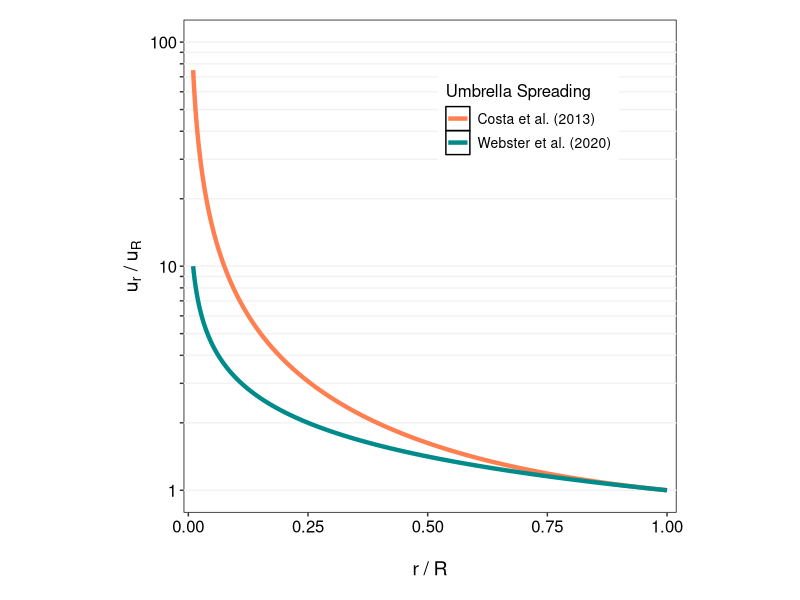

Recreate this plot in R.
# Script to plot Fig03 in main text, Costa versus Webster spreading
# Please note that some post editing of the plot was then carried out in
# Adobe illustrator to ensure the spacing and legends were legible

# Author: Hannah Buckland
# Date: 14/07/2021

# Written for the manuscript "Modelling the transport and deposition of ash
# following a Magnitude 7 eruption: the distal Mazama tephra"
# Submitted to Bull. Volc


library(tidyverse)

R <- 1
r <- seq(0.01,1,by=0.001)

r_R <- r/R
R_r <- R/r

costa <- (3/4)*R_r*(1+(1/3)*r_R^2)
webster <- sqrt(R_r)

res <- data.frame(x=r_R,costa=costa,webster=webster)
res_long <- pivot_longer(res,cols=!x)


ticks <- 1:9
ooms <- 10^(0:2) # define the OOMs (orders of magnitudes)
breaks <- as.vector(ticks %o% ooms)

# select the y axis labels to show
show.labels <- c(T,F,F,F,F,F,F,F,F)
labels <- as.character(breaks * show.labels)
labels <- gsub("^0$", "", labels)

spreading <- ggplot() +
  geom_line(data=res_long,
            aes(x=x,y=value,colour=name),size=1.5) +
  scale_colour_manual(values = c("coral","darkcyan"),labels = c("Costa et al. (2013)","Webster et al. (2020)")) +
  scale_y_log10(breaks=breaks, labels = labels) +
  scale_x_continuous(expand=c(0.01,0.01)) +
  xlab("\nr / R") +
  ylab(expression(paste("u"["r"]," / ","u"["R"]))) + 
  labs(colour = "Umbrella Spreading") +
  coord_cartesian(xlim=c(0.01,1),ylim=c(1,100)) +
  theme(aspect.ratio =1,
        plot.background = element_blank(),
        legend.position = c(0.7,0.8),
        legend.title = element_text(size=12),
        legend.text = element_text(size=10),
        axis.text = element_text(colour="black",size=12),
        axis.title = element_text(colour="black",size=14),
        panel.grid.major = element_blank(),
        panel.grid.major.y = element_line(colour="grey95"),
        panel.grid.minor = element_blank(),
        panel.background = element_rect(fill = NA, colour = "black"),
        plot.margin = margin(0.5,0.5,0.5,0.5,"cm"))

ggsave("plots/Fig03_costa_webster.pdf",spreading, width=87,height=100,units = "mm")


